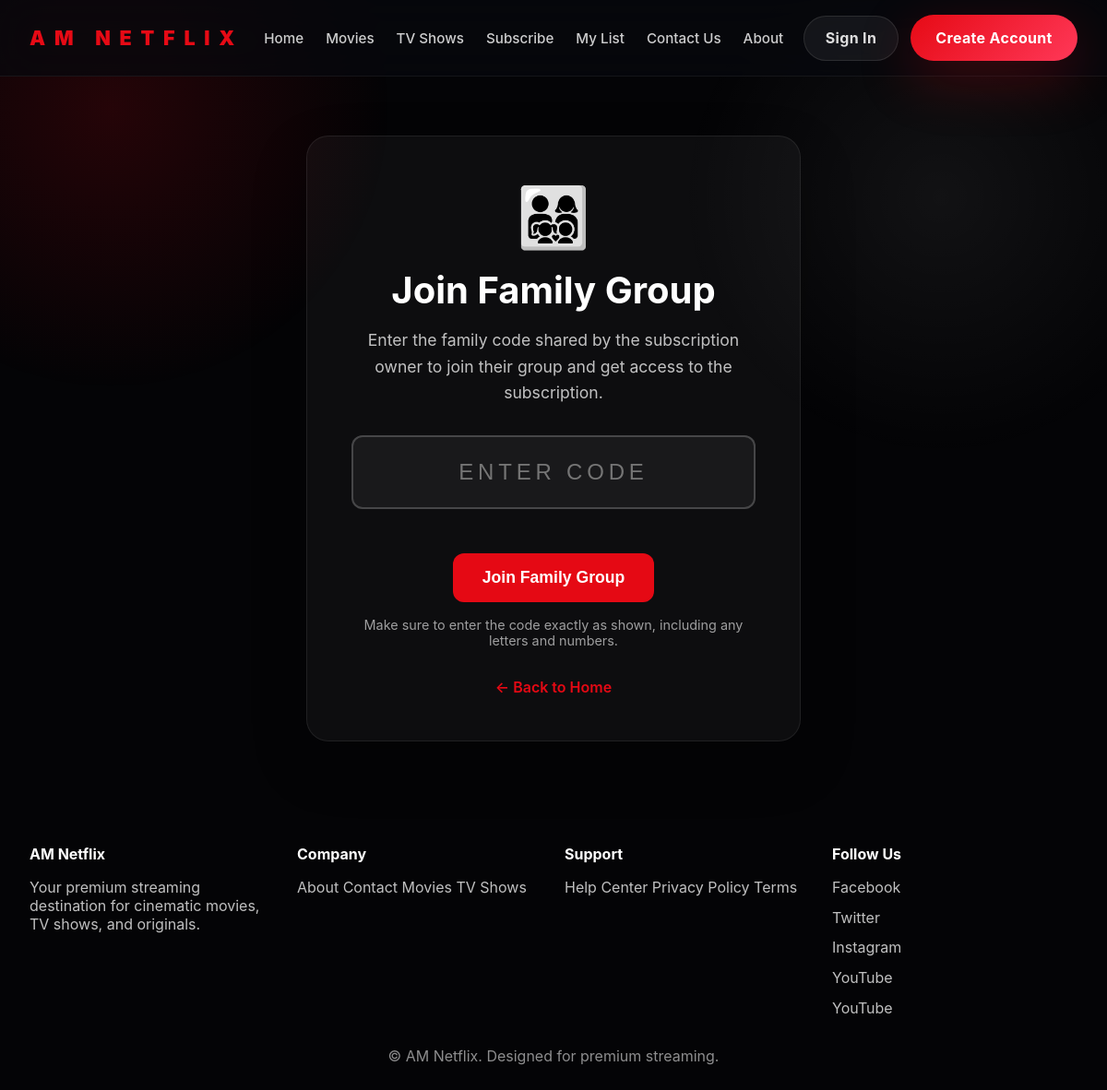
/family/join, run on the app's committed database.
### tables this page shows
CREATE TABLE website_settings (
    id INTEGER PRIMARY KEY AUTOINCREMENT,
    site_name TEXT DEFAULT 'StreamFlix',
    primary_color TEXT DEFAULT '#e50914',
    secondary_color TEXT DEFAULT '#ff3858',
    logo_url TEXT,
    favicon_url TEXT,
    updated_at TIMESTAMP DEFAULT CURRENT_TIMESTAMP
);

CREATE TABLE social_media (
    id INTEGER PRIMARY KEY AUTOINCREMENT,
    platform TEXT NOT NULL,
    url TEXT NOT NULL,
    icon_class TEXT,
    is_active INTEGER DEFAULT 1,
    display_order INTEGER DEFAULT 0,
    created_at TIMESTAMP DEFAULT CURRENT_TIMESTAMP
);

### app.py (the view, shortened to what this page needs)
@app.route('/family/join', methods=['GET', 'POST'])
def join_family():
    code_from_url = request.args.get('code', '').strip().upper()
    return render_template('join_family.html', prefilled_code=code_from_url)

### app.py (called while the page is built)
def get_db():
    conn = sqlite3.connect(DATABASE_PATH)
    conn.row_factory = sqlite3.Row
    return conn

def current_user():
    if 'user_id' not in session:
        return None
    return User.get_by_id(session['user_id'])

@app.before_request
def restore_session_role():
    if 'user_id' in session and 'role' not in session:
        user = User.get_by_id(session['user_id'])
        if user:
            session['role'] = user.role

@app.context_processor
def inject_user():
    return {
        'user': current_user(),
        'website_settings': WebsiteSettings.get(),
        'social_media': SocialMedia.get_all_active(),
        'contact_info': ContactInfo.get_all_active(),
        'payment_info': PaymentInfo.get_all_active(),
        'about_us': AboutUs.get_active()
    }

    @staticmethod
    def get():
        conn = get_db()
        settings = conn.execute('SELECT * FROM website_settings ORDER BY id DESC LIMIT 1').fetchone()
        conn.close()
        if settings:
            return WebsiteSettings(
                id=settings['id'],
                site_name=settings['site_name'],
                primary_color=settings['primary_color'],
                secondary_color=settings['secondary_color'],
                logo_url=settings['logo_url'],
                favicon_url=settings['favicon_url'],
                updated_at=settings['updated_at']
            )
        return WebsiteSettings()

    @staticmethod
    def get_all():
        conn = get_db()
        social_media = conn.execute('SELECT * FROM social_media WHERE is_active = 1 ORDER BY display_order ASC').fetchall()
        conn.close()
        return [SocialMedia(id=s['id'], platform=s['platform'], url=s['url'], icon_class=s['icon_class'],
                           is_active=s['is_active'], display_order=s['display_order'], created_at=s['created_at'])
                for s in social_media]

    @staticmethod
    def get_all_active():
        return SocialMedia.get_all()

    @staticmethod
    def get_active():
        return AboutUs.get()

    @staticmethod
    def get_all():
        conn = get_db()
        contacts = conn.execute('SELECT * FROM contact_info WHERE is_active = 1 ORDER BY display_order ASC').fetchall()
        conn.close()
        return [ContactInfo(id=c['id'], type=c['type'], label=c['label'], value=c['value'], icon_class=c['icon_class'],
                           is_active=c['is_active'], display_order=c['display_order'], created_at=c['created_at'])
                for c in contacts]

### templates/join_family.html (shortened to what this page needs)
{% extends "base.html" %}
{% block content %}
<section class="join-section">
    <div class="join-card">
        <div class="join-icon">👨‍👩‍👧‍👦</div>
        <h1 class="join-title">Join Family Group</h1>
        <p class="join-description">
            Enter the family code shared by the subscription owner to join their group and get access to the subscription.
        </p>
        <form method="POST" id="join-form">
            <div class="code-input-group">
                <input type="text" id="code" name="code" class="code-input" placeholder="ENTER CODE" maxlength="8" value="{{ prefilled_code or '' }}" required autocomplete="off">
            </div>
            <button type="submit" class="join-btn" id="join-btn">
                Join Family Group
            </button>
        </form>
        <p class="help-text">
            Make sure to enter the code exactly as shown, including any letters and numbers.
        </p>
        <a href="{{ url_for('index') }}" class="back-link">← Back to Home</a>
    </div>
</section>
{% endblock %}

### templates/base.html (shortened to what this page needs)
<!DOCTYPE html>
<html lang="en">
<head>
    <link rel="stylesheet" href="{{ url_for('static', filename='css/style.css') }}">
</head>
<body>
    <div class="page-shell">
        <header class="navbar">
            <div class="nav-brand">
                <a href="{{ url_for('index') }}" class="logo">
                    {% if website_settings.logo_url %}
                        <img src="{{ website_settings.logo_url }}" alt="{{ website_settings.site_name }}" style="height: 40px;">
                    {% else %}
                        {{ website_settings.site_name }}
                    {% endif %}
                </a>
            </div>
            <nav class="nav-menu">
                <a href="{{ url_for('index') }}" class="nav-link {% if active_page == 'home' %}active{% endif %}">Home</a>
                <a href="{{ url_for('movies_page') }}" class="nav-link {% if active_page == 'movies' %}active{% endif %}">Movies</a>
                <a href="{{ url_for('tv_shows') }}" class="nav-link {% if active_page == 'tv_shows' %}active{% endif %}">TV Shows</a>
                <a href="{{ url_for('subscription') }}" class="nav-link {% if active_page == 'subscription' %}active{% endif %}">Subscribe</a>
                <a href="{{ url_for('watchlist') }}" class="nav-link {% if active_page == 'watchlist' %}active{% endif %}">My List</a>
                <a href="{{ url_for('contact') }}" class="nav-link {% if active_page == 'contact' %}active{% endif %}">Contact Us</a>
                <a href="{{ url_for('about') }}" class="nav-link {% if active_page == 'about' %}active{% endif %}">About</a>
            </nav>
            <div class="nav-actions">
                {% if user %}
                    {% if user.role == 'admin' %}
                        <a href="{{ url_for('admin_dashboard') }}" class="btn btn-ghost">Admin Panel</a>
                    {% else %}
                        <a href="{{ url_for('settings') }}" class="btn btn-ghost">Account Settings</a>
                    {% endif %}
                    <a href="{{ url_for('logout') }}" class="btn btn-primary">Sign Out</a>
                {% else %}
                    <a href="{{ url_for('login') }}" class="btn btn-ghost">Sign In</a>
                    <a href="{{ url_for('signup') }}" class="btn btn-primary">Create Account</a>
                {% endif %}
            </div>
        </header>
        <main class="content-area">
            {% block content %}{% endblock %}
        </main>
        <footer class="footer">
            <div class="footer-grid">
                <div>
                    <h4>{{ website_settings.site_name }}</h4>
                    <p>Your premium streaming destination for cinematic movies, TV shows, and originals.</p>
                </div>
                <div>
                    <h4>Company</h4>
                    <a href="{{ url_for('about') }}">About</a>
                    <a href="{{ url_for('contact') }}">Contact</a>
                    <a href="{{ url_for('movies_page') }}">Movies</a>
                    <a href="{{ url_for('tv_shows') }}">TV Shows</a>
                </div>
                <div>
                    <h4>Support</h4>
                    <a href="#">Help Center</a>
                    <a href="#">Privacy Policy</a>
                    <a href="#">Terms</a>
                </div>
                <div>
                    <h4>Follow Us</h4>
                    <div class="social-links">
                        {% if social_media %}
                            {% for social in social_media %}
                                <a href="{{ social.url }}" target="_blank" rel="noopener">{{ social.platform }}</a>
                            {% endfor %}
                        {% else %}
                            <a href="#">Instagram</a>
                            <a href="#">Twitter</a>
                            <a href="#">YouTube</a>
                        {% endif %}
                    </div>
                </div>
            </div>
            <div class="footer-bottom">© {{ website_settings.site_name }}. Designed for premium streaming.</div>
        </footer>
    </div>
</body>
</html>

### static/css/style.css (style rules this page uses)
* { margin: 0; padding: 0; box-sizing: border-box; }
html { scroll-behavior: smooth; }
body { min-height: 100vh; font-family: 'Inter', system-ui, -apple-system, BlinkMacSystemFont, 'Segoe UI', sans-serif; color: var(--text); background: #040406; position: relative; overflow-x: hidden; }
body::before { content: ''; position: fixed; inset: 0; background: radial-gradient(circle at 10% 10%, rgba(229, 9, 20, 0.15), transparent 20%), radial-gradient(circle at 85% 18%, rgba(255, 255, 255, 0.06), transparent 20%); pointer-events: none; z-index: -1; }
a { color: inherit; text-decoration: none; }
.page-shell { min-height: 100vh; }
.navbar { position: sticky; top: 0; z-index: 100; display: flex; align-items: center; justify-content: space-between; gap: 1rem; padding: 1rem 2rem; backdrop-filter: blur(20px); background: rgba(7, 9, 14, 0.74); border-bottom: 1px solid rgba(255, 255, 255, 0.06); }
.nav-brand { display: flex; align-items: center; gap: 1rem; }
.logo { color: var(--accent); font-size: 1.35rem; font-weight: 900; letter-spacing: 0.45em; text-transform: uppercase; }
.nav-menu { display: flex; align-items: center; gap: 1.5rem; flex-wrap: wrap; }
.nav-link { color: rgba(255, 255, 255, 0.8); font-size: 0.95rem; font-weight: 500; transition: color 0.25s ease; }
.nav-actions { display: flex; align-items: center; gap: 0.85rem; flex-wrap: wrap; }
.btn { display: inline-flex; align-items: center; justify-content: center; border-radius: 999px; font-weight: 700; letter-spacing: 0.02em; transition: transform 0.25s ease, box-shadow 0.25s ease, background 0.25s ease; }
.btn-primary { background: var(--gradient); color: #fff; padding: 0.95rem 1.7rem; box-shadow: 0 20px 60px rgba(229, 9, 20, 0.26); }
.btn-ghost { color: rgba(255, 255, 255, 0.86); background: rgba(255, 255, 255, 0.06); border: 1px solid rgba(255, 255, 255, 0.1); padding: 0.85rem 1.4rem; }
.footer { padding: 3rem 2rem 2rem; color: rgba(255, 255, 255, 0.75); }
.footer-grid { display: grid; grid-template-columns: repeat(4, minmax(200px, 1fr)); gap: 1.5rem; margin-bottom: 2rem; }
.footer h4 { color: #fff; margin-bottom: 1rem; }
.social-links { display: grid; gap: 0.8rem; }
.footer-bottom { text-align: center; color: rgba(255, 255, 255, 0.55); }

### templates/join_family.html (style rules this page uses)
.join-section { padding: 4rem 2rem; max-width: 600px; margin: 0 auto; text-align: center; }
.join-card { background: rgba(255, 255, 255, 0.04); border: 1px solid rgba(255, 255, 255, 0.08); border-radius: 24px; padding: 3rem; box-shadow: 0 24px 60px rgba(0, 0, 0, 0.24); }
.join-icon { font-size: 4rem; color: #e50914; margin-bottom: 1rem; }
.join-title { font-size: 2.5rem; margin-bottom: 1rem; color: #fff; }
.join-description { color: rgba(255, 255, 255, 0.75); font-size: 1.1rem; margin-bottom: 2rem; line-height: 1.6; }
.code-input-group { margin: 2rem 0; }
.code-input { width: 100%; padding: 1.5rem; border: 2px solid rgba(255, 255, 255, 0.2); border-radius: 12px; background: rgba(255, 255, 255, 0.05); color: #fff; font-size: 1.5rem; text-align: center; letter-spacing: 0.2em; text-transform: uppercase; transition: all 0.3s ease; }
.join-btn { background: #e50914; color: #fff; border: none; padding: 1rem 2rem; border-radius: 12px; font-size: 1.1rem; font-weight: 600; cursor: pointer; transition: all 0.3s ease; margin-top: 1rem; }
.help-text { color: rgba(255, 255, 255, 0.6); font-size: 0.9rem; margin-top: 1rem; }
.back-link { display: inline-block; margin-top: 2rem; color: #e50914; text-decoration: none; font-weight: 600; }

### data on the page
website_settings: site_name "AM NETFLIX", site_name "AM Netflix"
social_media: platform "Facebook"
social_media: platform "Twitter"
social_media: platform "Instagram"
social_media: platform "YouTube"
social_media: platform "YouTube"
